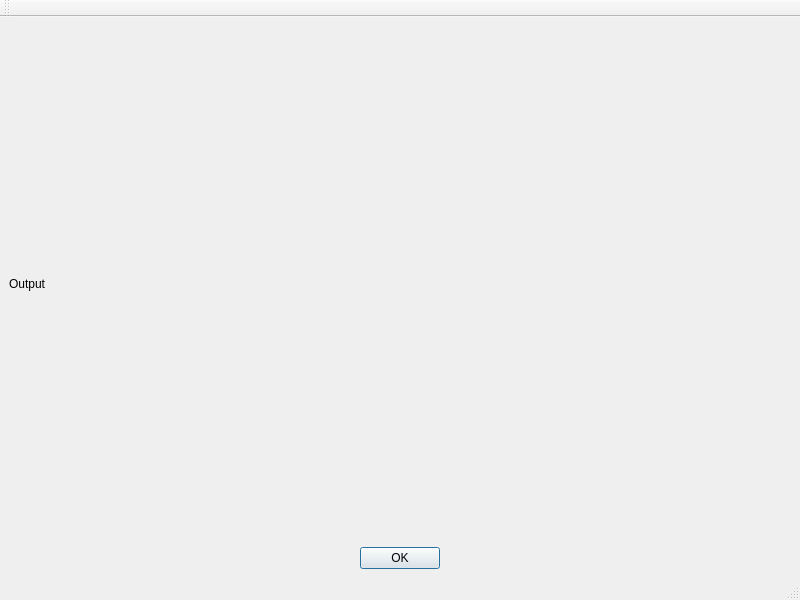
<?xml version="1.0" encoding="UTF-8"?>
<ui version="4.0">
 <class>ProcessOutputWindow</class>
 <widget class="QMainWindow" name="ProcessOutputWindow">
  <property name="geometry">
   <rect>
    <x>0</x>
    <y>0</y>
    <width>800</width>
    <height>600</height>
   </rect>
  </property>
  <property name="windowTitle">
   <string>MainWindow</string>
  </property>
  <widget class="QWidget" name="centralwidget">
   <layout class="QVBoxLayout" name="mainLayout">
    <item>
     <widget class="QLabel" name="label">
      <property name="text">
       <string>Output</string>
      </property>
     </widget>
    </item>
    <item>
     <layout class="QVBoxLayout" name="outputLayout"/>
    </item>
    <item>
     <widget class="QDialogButtonBox" name="buttonBox">
      <property name="standardButtons">
       <set>QDialogButtonBox::Ok</set>
      </property>
      <property name="centerButtons">
       <bool>true</bool>
      </property>
     </widget>
    </item>
   </layout>
  </widget>
  <widget class="QStatusBar" name="statusbar"/>
  <widget class="QToolBar" name="toolBar">
   <property name="windowTitle">
    <string>toolBar</string>
   </property>
   <attribute name="toolBarArea">
    <enum>TopToolBarArea</enum>
   </attribute>
   <attribute name="toolBarBreak">
    <bool>false</bool>
   </attribute>
  </widget>
  <action name="actionSave_output_to_a_file">
   <property name="text">
    <string>Save output to file</string>
   </property>
  </action>
  <action name="actionCopy_output">
   <property name="text">
    <string>Copy output</string>
   </property>
  </action>
 </widget>
 <resources/>
 <connections>
  <connection>
   <sender>buttonBox</sender>
   <signal>accepted()</signal>
   <receiver>ProcessOutputWindow</receiver>
   <slot>close()</slot>
   <hints>
    <hint type="sourcelabel">
     <x>383</x>
     <y>549</y>
    </hint>
    <hint type="destinationlabel">
     <x>239</x>
     <y>21</y>
    </hint>
   </hints>
  </connection>
 </connections>
</ui>
